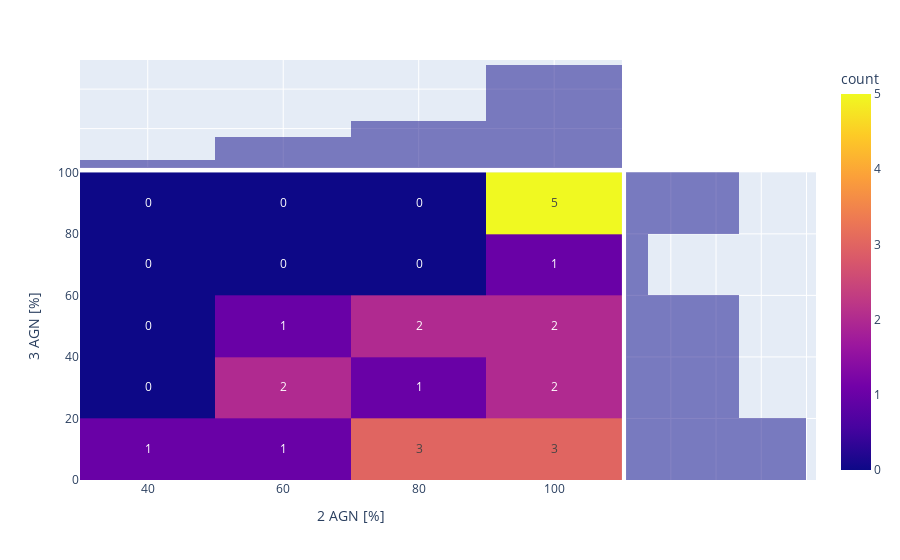

The cell this chart's notebook holds for it:
### Markdown cell above
#### Plotting LumX Percentages for Triples at z = 3

### Code cell
fig = px.density_heatmap(trips_z3_dr30_perc_df, x="Perc2", y="Perc3",text_auto=True,nbinsx=5,nbinsy=5,
                         labels={
                           "Perc2": "2 AGN [%]",
                           "Perc3": "3 AGN [%]"  
                         },
                         marginal_x="histogram",marginal_y="histogram")

fig.show()

### Figure 1 — Plotly figure (JSON) as saved in the notebook; plotly's stock layout.template omitted (floating-point values rounded to 4 significant figures)
{"data": [{"coloraxis": "coloraxis", "hovertemplate": "2 AGN [%]=%{x}<br>3 AGN [%]=%{y}<br>count=%{z}<extra></extra>", "name": "", "nbinsx": 5, "nbinsy": 5, "texttemplate": "%{z}", "type": "histogram2d", "x": [87.17, 64.93, 63.73, 50.9, 98.0, 100, 97.39, 99.8, 76.35, 100, 81.56, 100, 100, 99.4, 77.15, 99.8, 76.75, 35.27, 99.0, 100, 86.17, 100, 69.14, 96.39], "xaxis": "x", "xbingroup": "x", "y": [3.006, 17.84, 32.87, 41.68, 1.603, 89.78, 82.36, 9.619, 39.68, 96.19, 47.9, 34.67, 99.4, 82.77, 19.84, 2.204, 58.92, 3.206, 57.31, 43.09, 4.81, 75.55, 21.44, 29.06], "yaxis": "y", "ybingroup": "y"}, {"alignmentgroup": "True", "bingroup": "x", "hovertemplate": "2 AGN [%]=%{x}<br>count=%{y}<extra></extra>", "legendgroup": "", "marker": {"color": "#0d0887"}, "name": "", "offsetgroup": "", "opacity": 0.5, "showlegend": false, "type": "histogram", "x": [87.17, 64.93, 63.73, 50.9, 98.0, 100, 97.39, 99.8, 76.35, 100, 81.56, 100, 100, 99.4, 77.15, 99.8, 76.75, 35.27, 99.0, 100, 86.17, 100, 69.14, 96.39], "xaxis": "x3", "yaxis": "y3"}, {"alignmentgroup": "True", "bingroup": "y", "hovertemplate": "3 AGN [%]=%{y}<br>count=%{x}<extra></extra>", "legendgroup": "", "marker": {"color": "#0d0887"}, "name": "", "offsetgroup": "", "opacity": 0.5, "showlegend": false, "type": "histogram", "xaxis": "x2", "y": [3.006, 17.84, 32.87, 41.68, 1.603, 89.78, 82.36, 9.619, 39.68, 96.19, 47.9, 34.67, 99.4, 82.77, 19.84, 2.204, 58.92, 3.206, 57.31, 43.09, 4.81, 75.55, 21.44, 29.06], "yaxis": "y2"}], "layout": {"barmode": "overlay", "coloraxis": {"colorbar": {"title": {"text": "count"}}, "colorscale": [[0, "#0d0887"], [0.1111, "#46039f"], [0.2222, "#7201a8"], [0.3333, "#9c179e"], [0.4444, "#bd3786"], [0.5556, "#d8576b"], [0.6667, "#ed7953"], [0.7778, "#fb9f3a"], [0.8889, "#fdca26"], [1, "#f0f921"]]}, "legend": {"tracegroupgap": 0}, "margin": {"t": 60}, "xaxis": {"anchor": "y", "domain": [0, 0.7363], "title": {"text": "2 AGN [%]"}}, "xaxis2": {"anchor": "y2", "domain": [0.7413, 1], "matches": "x2", "showgrid": true, "showline": false, "showticklabels": false, "ticks": ""}, "xaxis3": {"anchor": "y3", "domain": [0, 0.7363], "matches": "x", "showgrid": true, "showticklabels": false}, "xaxis4": {"anchor": "y4", "domain": [0.7413, 1], "matches": "x2", "showgrid": true, "showline": false, "showticklabels": false, "ticks": ""}, "yaxis": {"anchor": "x", "domain": [0, 0.7326], "title": {"text": "3 AGN [%]"}}, "yaxis2": {"anchor": "x2", "domain": [0, 0.7326], "matches": "y", "showgrid": true, "showticklabels": false}, "yaxis3": {"anchor": "x3", "domain": [0.7426, 1], "matches": "y3", "showgrid": true, "showline": false, "showticklabels": false, "ticks": ""}, "yaxis4": {"anchor": "x4", "domain": [0.7426, 1], "matches": "y3", "showgrid": true, "showline": false, "showticklabels": false, "ticks": ""}}}
